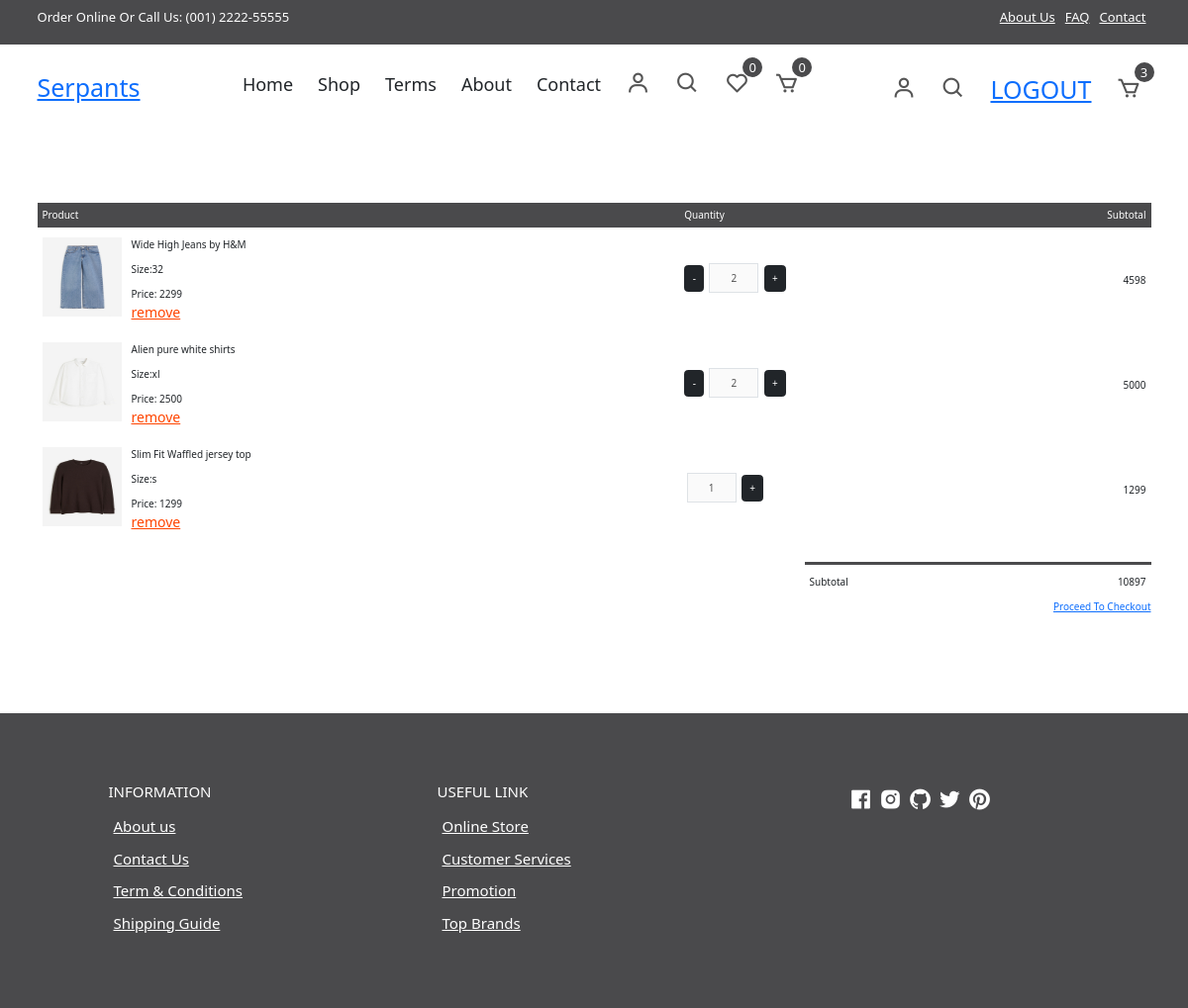
/basket/items/all (signed in), run on an earlier commit of the app's database.
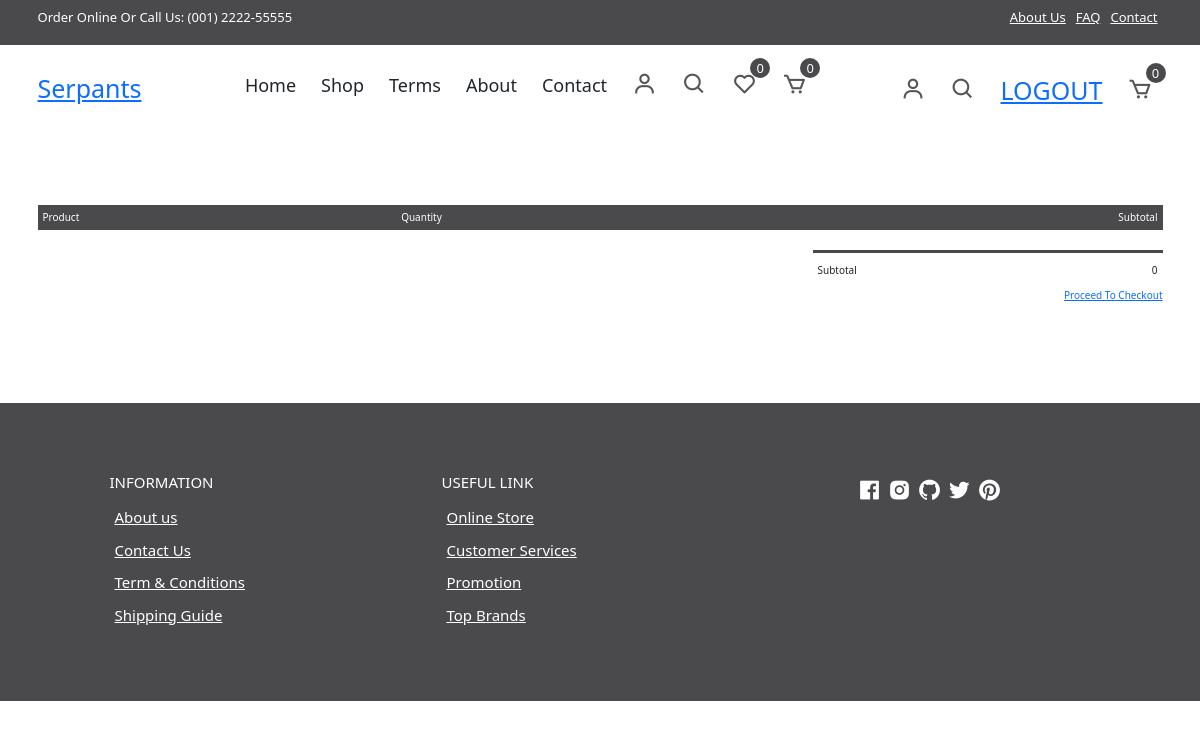
And on a later commit of the database.
### store/models.py (models this page shows, shortened)
class BasketItem(models.Model):
    product_object=models.ForeignKey(Product,on_delete=models.CASCADE)
    qty=models.PositiveIntegerField(default=1)
    basket_object=models.ForeignKey(Basket,on_delete=models.CASCADE,related_name="cartitem")
    created_date=models.DateTimeField(auto_now_add=True)
    updated_date=models.DateTimeField(auto_now=True)
    is_active=models.BooleanField(default=True)
    size_object=models.ForeignKey(Size,on_delete=models.CASCADE,null=True)
    is_order_placed=models.BooleanField(default=False)
    @property
    def item_total(self):
        return self.qty*self.product_object.price

class Product(models.Model):
    title=models.CharField(max_length=200)
    description=models.TextField(null=True)
    image=models.ImageField(upload_to="product_images",default="default.jpg",null=True,blank=True)
    category_object=models.ForeignKey(Category,on_delete=models.CASCADE,related_name="item")
    size_object=models.ManyToManyField(Size)
    price=models.PositiveIntegerField()
    created_date=models.DateTimeField(auto_now_add=True)
    updated_date=models.DateTimeField(auto_now=True)
    is_active=models.BooleanField(default=True)
    tag_objects=models.ManyToManyField(Tag,null=True)

class Size(models.Model):
    name=models.CharField(max_length=150,unique=True)
    created_date=models.DateTimeField(auto_now_add=True)
    updated_date=models.DateTimeField(auto_now=True)
    is_active=models.BooleanField(default=True)
    def __str__(self):
        return self.name

class Basket(models.Model):
    owner=models.OneToOneField(User,on_delete=models.CASCADE,related_name="cart")
    created_date=models.DateTimeField(auto_now_add=True)
    updated_date=models.DateTimeField(auto_now=True)
    is_active=models.BooleanField(default=True)
    @property
    def cart_items(self):   #--here--self=basket---
        return self.cartitem.filter(is_order_placed=False)
    @property
    def cart_item_count(self):
        return self.cart_items.count()
    @property
    def cart_total(self):
        basket_items=self.cart_items
        if basket_items:
            total=sum([bi.item_total for bi in basket_items])
            return total
        return 0

### store/views.py (the view)
# urls.py: path("basket/items/all",views.BasketItemListView.as_view(),name="basket-items"),
@method_decorator([signinrequired,never_cache],name="dispatch")
class BasketItemListView(View):
    def get(self,request,*args,**kwargs):
        qs=request.user.cart.cartitem.filter(is_order_placed=False)
        return render(request,"cart_list.html",{"data":qs})

### store/context_processors.py (called while the page is built)
def basket_count(request):
    if request.user.is_authenticated:
        count=request.user.cart.cart_item_count
        return {"cart_count":count}
    else:
        return{"cart_count":0}

### store/templates/cart_list.html (shortened to what this page needs)
{%extends 'base.html'%}
{%block main_block%}
{%block link_block%}
<link href="https://cdn.jsdelivr.net/npm/bootstrap@5.3.3/dist/css/bootstrap.min.css" rel="stylesheet">
{%endblock%}
<div class="container cart">
    <table>
      <tr>
        <th>Product</th>
        <th>Quantity</th>
        <th>Subtotal</th>
      </tr>
     {%for bi in data%}
     <tr>
        <td>
          <div class="cart-info">
            <img src="{{bi.product_object.image.url}}" alt="" />
            <div>
              <p>{{bi.product_object.title}}</p>
              <p>Size:{{bi.size_object}}</p>
              <span>Price: {{bi.product_object.price}}</span> <br />
              <a href="{%url 'basketitem-remove' bi.id%}">remove</a>
            </div>
          </div>
        </td>
        <td>
          <div class="mb-2 flex">
            <div class="min-w-24 flex">
             <form action="{%url 'editcart-qty' bi.id%}" method="post">
              {%if bi.qty > 1%}
              <button type="submit" class="py-2 btn btn-dark" name="counterbutton" value="-">
                -
              </button>
              {%endif%}
              <input
                type="text"
                class="mx-1 h-7 w-9 rounded-md border text-center"
                value="{{bi.qty}}"
                disabled
              />
              <button
                type="submit"
                class="py-2 btn btn-dark"
                name="counterbutton"
                value="+"
              >
                +
              </button>
             </form>
            </div>
        </td>
        <td>{{bi.item_total}}</td>
      </tr>
     {%endfor%}
    </table>
    <div class="total-price">
      <table>
        <tr>
          <td>Subtotal</td>
          <td>{{request.user.cart.cart_total}}</td>
        </tr>
      </table>
      <a href="{%url 'checkout' %}">Proceed To Checkout</a>
    </div>
  </div>
{%endblock%}

What changed in the data, as far as the page shows it:
removed BasketItem: product_object.image (picture), product_object "Wide High Jeans by H&M", size_object "32", product_object.price "2299", qty "2", item_total "4598"
removed BasketItem: product_object.image (picture), product_object "Alien pure white shirts", size_object "xl", product_object.price "2500", qty "2", item_total "5000"
removed BasketItem: product_object.image (picture), product_object "Slim Fit Waffled jersey top", size_object "s", product_object.price "1299", qty "1", item_total "1299"
Also different on the page:
{{ cart_count }}: "3" → "0"
{{ request.user.cart.cart_total }}: "10897" → "0"
